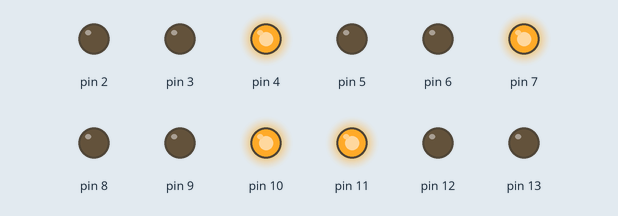
Simulated run of this sketch. Board: Arduino Uno, built with avr-gcc and run on an emulated ATmega328P. Shown: output pins drawn as LEDs (lit = HIGH).

Above: at 1.5 s.
At 3.5 s:
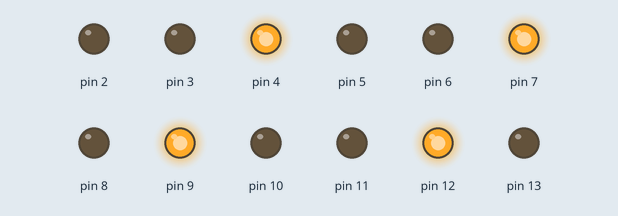
At 5.5 s:
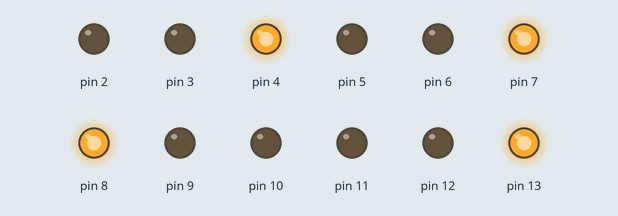
At 7.5 s:
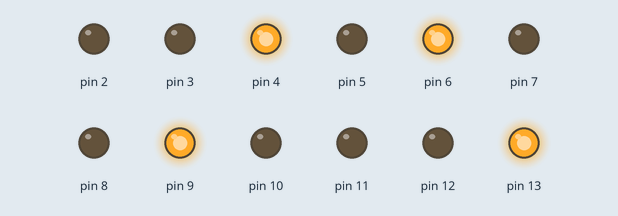
At 9.5 s:
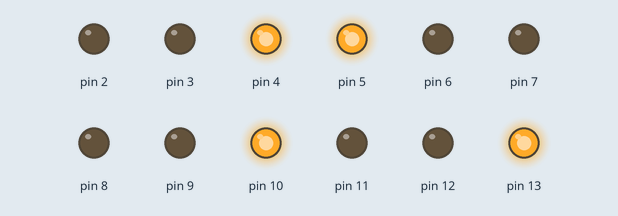
At 13.5 s:
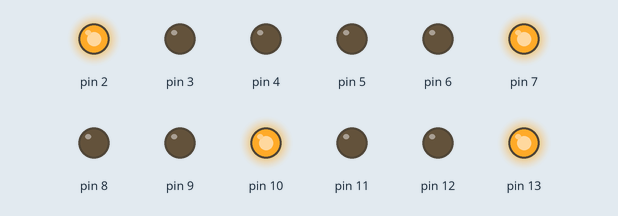
Timing chart, 0 to 19.5 s (numbered marks = the images above):
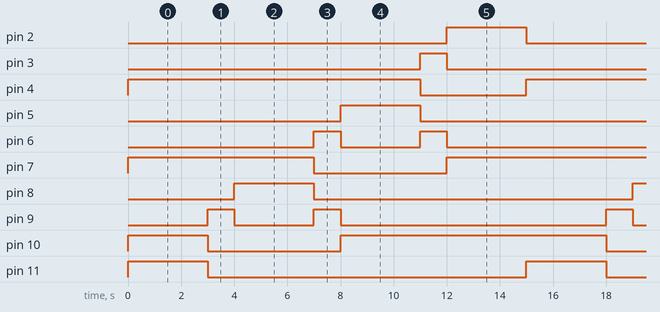

The sketch:

TRAFFIC_LIGHTS.ino
```cpp
int red1=13;
int orange1=12;
int green1=11;
int red12=10;
int orange2=9;
int green2=8;
int red3=7;
int orange3=6;
int green3=5;
int red4=4;
int orange4=3;
int green4=2;
void setup() {
 pinMode(13,OUTPUT);
 pinMode(12,OUTPUT);
 pinMode(11,OUTPUT);
 pinMode(10,OUTPUT);
 pinMode(9,OUTPUT);
 pinMode(8,OUTPUT);
 pinMode(7,OUTPUT);
 pinMode(6,OUTPUT);
 pinMode(5,OUTPUT);
 pinMode(4,OUTPUT);
 pinMode(3,OUTPUT);
 pinMode(2,OUTPUT);
 digitalWrite(13,LOW);
 digitalWrite(12,LOW);
 digitalWrite(11,LOW);
 digitalWrite(10,LOW);
 digitalWrite(9,LOW);
 digitalWrite(8,LOW);
 digitalWrite(7,LOW);
 digitalWrite(6,LOW);
 digitalWrite(5,LOW);
 digitalWrite(4,LOW);
 digitalWrite(3,LOW);
 digitalWrite(2,LOW);
}

void loop() {
//side1
digitalWrite(13,LOW);
digitalWrite(12,LOW);
digitalWrite(11,HIGH);
digitalWrite(10,HIGH);
digitalWrite(9,LOW);
digitalWrite(8,LOW);
digitalWrite(7,HIGH);
digitalWrite(6,LOW);
digitalWrite(5,LOW);
digitalWrite(4,HIGH);
digitalWrite(3,LOW);
digitalWrite(2,LOW);
delay(3000);
//side2
digitalWrite(13,LOW);
digitalWrite(12,HIGH);
digitalWrite(11,LOW);
digitalWrite(10,LOW);
digitalWrite(9,HIGH);
digitalWrite(8,LOW);
delay(1000);
digitalWrite(13,HIGH);
digitalWrite(12,LOW);
digitalWrite(11,LOW);
digitalWrite(10,LOW);
digitalWrite(9,LOW);
digitalWrite(8,HIGH);
digitalWrite(7,HIGH);
digitalWrite(6,LOW);
digitalWrite(5,LOW);
digitalWrite(4,HIGH);
digitalWrite(3,LOW);
digitalWrite(2,LOW);
delay(3000);
//side3
digitalWrite(10,LOW);
digitalWrite(9,HIGH);
digitalWrite(8,LOW);
digitalWrite(7,LOW);
digitalWrite(6,HIGH);
digitalWrite(5,LOW);
delay(1000);
digitalWrite(13,HIGH);
digitalWrite(12,LOW);
digitalWrite(11,LOW);
digitalWrite(10,HIGH);
digitalWrite(9,LOW);
digitalWrite(8,LOW);
digitalWrite(7,LOW);
digitalWrite(6,LOW);
digitalWrite(5,HIGH);
digitalWrite(4,HIGH);
digitalWrite(3,LOW);
digitalWrite(2,LOW);
delay(3000);
//side4
digitalWrite(7,LOW);
digitalWrite(6,HIGH);
digitalWrite(5,LOW);
digitalWrite(4,LOW);
digitalWrite(3,HIGH);
digitalWrite(2,LOW);
delay(1000);
digitalWrite(13,HIGH);
digitalWrite(12,LOW);
digitalWrite(11,LOW);
digitalWrite(10,HIGH);
digitalWrite(9,LOW);
digitalWrite(8,LOW);
digitalWrite(7,HIGH);
digitalWrite(6,LOW);
digitalWrite(5,LOW);
digitalWrite(4,LOW);
digitalWrite(3,LOW);
digitalWrite(2,HIGH);
delay(3000);
}
```

Measured:
- by itself, pin 2, pin 5, pin 8, pin 11: alternates HIGH for 3.0 s and LOW for 12.0 s
- by itself, pin 3, pin 12: alternates HIGH for 1.0 s and LOW for 14.0 s
- by itself, pin 4, pin 13: alternates HIGH for 11.0 s and LOW for 4.0 s
- by itself, pin 6, pin 9: repeats every 15.0 s: LOW 3.0 s, HIGH 1.0 s, LOW 10.0 s, HIGH 1.0 s
- by itself, pin 7, pin 10: repeats every 15.0 s: LOW 5.0 s, HIGH 10.0 s
